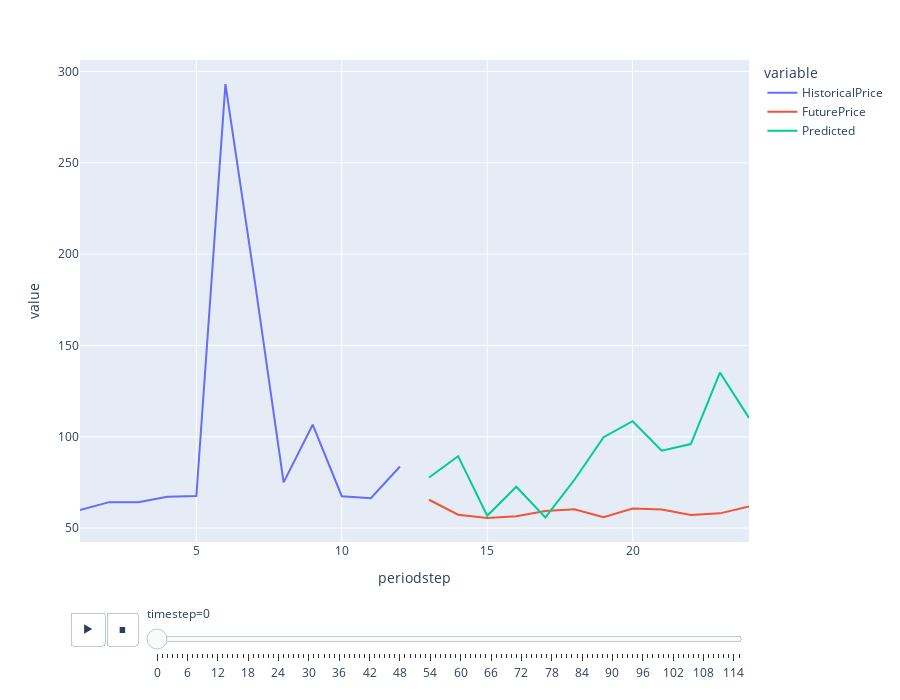

Notebook cell for this chart:
### Code cell
import plotly.express as px

fig = px.line(ddf, x="periodstep", y=["HistoricalPrice", "FuturePrice", "Predicted"], animation_frame="timestep")
fig.update_layout(height=700)  
fig.show()

### Figure 1 — Plotly figure (JSON) as saved in the notebook; plotly's stock layout.template omitted (floating-point values rounded to 4 significant figures)
{"data": [{"hovertemplate": "variable=HistoricalPrice<br>timestep=0<br>periodstep=%{x}<br>value=%{y}<extra></extra>", "legendgroup": "HistoricalPrice", "line": {"color": "#636efa", "dash": "solid"}, "marker": {"symbol": "circle"}, "mode": "lines", "name": "HistoricalPrice", "orientation": "v", "showlegend": true, "type": "scatter", "x": [1, 2, 3, 4, 5, 6, 7, 8, 9, 10, 11, 12, 13, 14, 15, 16, 17, 18, 19, 20, 21, 22, 23, 24], "xaxis": "x", "y": [59.91, 64.2, 64.15, 67.2, 67.58, 293.1, 186.2, 75, 106.6, 67.44, 66.31, 83.71, null, null, null, null, null, null, null, null, null, null, null, null], "yaxis": "y"}, {"hovertemplate": "variable=FuturePrice<br>timestep=0<br>periodstep=%{x}<br>value=%{y}<extra></extra>", "legendgroup": "FuturePrice", "line": {"color": "#EF553B", "dash": "solid"}, "marker": {"symbol": "circle"}, "mode": "lines", "name": "FuturePrice", "orientation": "v", "showlegend": true, "type": "scatter", "x": [1, 2, 3, 4, 5, 6, 7, 8, 9, 10, 11, 12, 13, 14, 15, 16, 17, 18, 19, 20, 21, 22, 23, 24], "xaxis": "x", "y": [null, null, null, null, null, null, null, null, null, null, null, null, 65.51, 57.34, 55.57, 56.42, 59.36, 60.26, 55.97, 60.71, 60.15, 57.11, 58.05, 61.79], "yaxis": "y"}, {"hovertemplate": "variable=Predicted<br>timestep=0<br>periodstep=%{x}<br>value=%{y}<extra></extra>", "legendgroup": "Predicted", "line": {"color": "#00cc96", "dash": "solid"}, "marker": {"symbol": "circle"}, "mode": "lines", "name": "Predicted", "orientation": "v", "showlegend": true, "type": "scatter", "x": [1, 2, 3, 4, 5, 6, 7, 8, 9, 10, 11, 12, 13, 14, 15, 16, 17, 18, 19, 20, 21, 22, 23, 24], "xaxis": "x", "y": [null, null, null, null, null, null, null, null, null, null, null, null, 77.66, 89.38, 56.74, 72.62, 55.81, 76.46, 99.79, 108.5, 92.33, 96.02, 135.1, 110.3], "yaxis": "y"}], "layout": {"height": 700, "legend": {"title": {"text": "variable"}, "tracegroupgap": 0}, "margin": {"t": 60}, "sliders": [{"active": 0, "currentvalue": {"prefix": "timestep="}, "len": 0.9, "pad": {"b": 10, "t": 60}, "steps": [{"args": [["0"], {"frame": {"duration": 0, "redraw": false}, "fromcurrent": true, "mode": "immediate", "transition": {"duration": 0, "easing": "linear"}}], "label": "0", "method": "animate"}, {"args": [["1"], {"frame": {"duration": 0, "redraw": false}, "fromcurrent": true, "mode": "immediate", "transition": {"duration": 0, "easing": "linear"}}], "label": "1", "method": "animate"}, {"args": [["2"], {"frame": {"duration": 0, "redraw": false}, "fromcurrent": true, "mode": "immediate", "transition": {"duration": 0, "easing": "linear"}}], "label": "2", "method": "animate"}, {"args": [["3"], {"frame": {"duration": 0, "redraw": false}, "fromcurrent": true, "mode": "immediate", "transition": {"duration": 0, "easing": "linear"}}], "label": "3", "method": "animate"}, {"args": [["4"], {"frame": {"duration": 0, "redraw": false}, "fromcurrent": true, "mode": "immediate", "transition": {"duration": 0, "easing": "linear"}}], "label": "4", "method": "animate"}, {"args": [["5"], {"frame": {"duration": 0, "redraw": false}, "fromcurrent": true, "mode": "immediate", "transition": {"duration": 0, "easing": "linear"}}], "label": "5", "method": "animate"}, {"args": [["6"], {"frame": {"duration": 0, "redraw": false}, "fromcurrent": true, "mode": "immediate", "transition": {"duration": 0, "easing": "linear"}}], "label": "6", "method": "animate"}, {"args": [["7"], {"frame": {"duration": 0, "redraw": false}, "fromcurrent": true, "mode": "immediate", "transition": {"duration": 0, "easing": "linear"}}], "label": "7", "method": "animate"}, {"args": [["8"], {"frame": {"duration": 0, "redraw": false}, "fromcurrent": true, "mode": "immediate", "transition": {"duration": 0, "easing": "linear"}}], "label": "8", "method": "animate"}, {"args": [["9"], {"frame": {"duration": 0, "redraw": false}, "fromcurrent": true, "mode": "immediate", "transition": {"duration": 0, "easing": "linear"}}], "label": "9", "method": "animate"}, {"args": [["10"], {"frame": {"duration": 0, "redraw": false}, "fromcurrent": true, "mode": "immediate", "transition": {"duration": 0, "easing": "linear"}}], "label": "10", "method": "animate"}, {"args": [["11"], {"frame": {"duration": 0, "redraw": false}, "fromcurrent": true, "mode": "immediate", "transition": {"duration": 0, "easing": "linear"}}], "label": "11", "method": "animate"}, {"args": [["12"], {"frame": {"duration": 0, "redraw": false}, "fromcurrent": true, "mode": "immediate", "transition": {"duration": 0, "easing": "linear"}}], "label": "12", "method": "animate"}, {"args": [["13"], {"frame": {"duration": 0, "redraw": false}, "fromcurrent": true, "mode": "immediate", "transition": {"duration": 0, "easing": "linear"}}], "label": "13", "method": "animate"}, {"args": [["14"], {"frame": {"duration": 0, "redraw": false}, "fromcurrent": true, "mode": "immediate", "transition": {"duration": 0, "easing": "linear"}}], "label": "14", "method": "animate"}, {"args": [["15"], {"frame": {"duration": 0, "redraw": false}, "fromcurrent": true, "mode": "immediate", "transition": {"duration": 0, "easing": "linear"}}], "label": "15", "method": "animate"}, {"args": [["16"], {"frame": {"duration": 0, "redraw": false}, "fromcurrent": true, "mode": "immediate", "transition": {"duration": 0, "easing": "linear"}}], "label": "16", "method": "animate"}, {"args": [["17"], {"frame": {"duration": 0, "redraw": false}, "fromcurrent": true, "mode": "immediate", "transition": {"duration": 0, "easing": "linear"}}], "label": "17", "method": "animate"}, {"args": [["18"], {"frame": {"duration": 0, "redraw": false}, "fromcurrent": true, "mode": "immediate", "transition": {"duration": 0, "easing": "linear"}}], "label": "18", "method": "animate"}, {"args": [["19"], {"frame": {"duration": 0, "redraw": false}, "fromcurrent": true, "mode": "immediate", "transition": {"duration": 0, "easing": "linear"}}], "label": "19", "method": "animate"}, {"args": [["20"], {"frame": {"duration": 0, "redraw": false}, "fromcurrent": true, "mode": "immediate", "transition": {"duration": 0, "easing": "linear"}}], "label": "20", "method": "animate"}, {"args": [["21"], {"frame": {"duration": 0, "redraw": false}, "fromcurrent": true, "mode": "immediate", "transition": {"duration": 0, "easing": "linear"}}], "label": "21", "method": "animate"}, {"args": [["22"], {"frame": {"duration": 0, "redraw": false}, "fromcurrent": true, "mode": "immediate", "transition": {"duration": 0, "easing": "linear"}}], "label": "22", "method": "animate"}, {"args": [["23"], {"frame": {"duration": 0, "redraw": false}, "fromcurrent": true, "mode": "immediate", "transition": {"duration": 0, "easing": "linear"}}], "label": "23", "method": "animate"}, {"args": [["24"], {"frame": {"duration": 0, "redraw": false}, "fromcurrent": true, "mode": "immediate", "transition": {"duration": 0, "easing": "linear"}}], "label": "24", "method": "animate"}, {"args": [["25"], {"frame": {"duration": 0, "redraw": false}, "fromcurrent": true, "mode": "immediate", "transition": {"duration": 0, "easing": "linear"}}], "label": "25", "method": "animate"}, {"args": [["26"], {"frame": {"duration": 0, "redraw": false}, "fromcurrent": true, "mode": "immediate", "transition": {"duration": 0, "easing": "linear"}}], "label": "26", "method": "animate"}, {"args": [["27"], {"frame": {"duration": 0, "redraw": false}, "fromcurrent": true, "mode": "immediate", "transition": {"duration": 0, "easing": "linear"}}], "label": "27", "method": "animate"}, {"args": [["28"], {"frame": {"duration": 0, "redraw": false}, "fromcurrent": true, "mode": "immediate", "transition": {"duration": 0, "easing": "linear"}}], "label": "28", "method": "animate"}, {"args": [["29"], {"frame": {"duration": 0, "redraw": false}, "fromcurrent": true, "mode": "immediate", "transition": {"duration": 0, "easing": "linear"}}], "label": "29", "method": "animate"}, {"args": [["30"], {"frame": {"duration": 0, "redraw": false}, "fromcurrent": true, "mode": "immediate", "transition": {"duration": 0, "easing": "linear"}}], "label": "30", "method": "animate"}, {"args": [["31"], {"frame": {"duration": 0, "redraw": false}, "fromcurrent": true, "mode": "immediate", "transition": {"duration": 0, "easing": "linear"}}], "label": "31", "method": "animate"}, {"args": [["32"], {"frame": {"duration": 0, "redraw": false}, "fromcurrent": true, "mode": "immediate", "transition": {"duration": 0, "easing": "linear"}}], "label": "32", "method": "animate"}, {"args": [["33"], {"frame": {"duration": 0, "redraw": false}, "fromcurrent": true, "mode": "immediate", "transition": {"duration": 0, "easing": "linear"}}], "label": "33", "method": "animate"}, {"args": [["34"], {"frame": {"duration": 0, "redraw": false}, "fromcurrent": true, "mode": "immediate", "transition": {"duration": 0, "easing": "linear"}}], "label": "34", "method": "animate"}, {"args": [["35"], {"frame": {"duration": 0, "redraw": false}, "fromcurrent": true, "mode": "immediate", "transition": {"duration": 0, "easing": "linear"}}], "label": "35", "method": "animate"}, {"args": [["36"], {"frame": {"duration": 0, "redraw": false}, "fromcurrent": true, "mode": "immediate", "transition": {"duration": 0, "easing": "linear"}}], "label": "36", "method": "animate"}, {"args": [["37"], {"frame": {"duration": 0, "redraw": false}, "fromcurrent": true, "mode": "immediate", "transition": {"duration": 0, "easing": "linear"}}], "label": "37", "method": "animate"}, {"args": [["38"], {"frame": {"duration": 0, "redraw": false}, "fromcurrent": true, "mode": "immediate", "transition": {"duration": 0, "easing": "linear"}}], "label": "38", "method": "animate"}, {"args": [["39"], {"frame": {"duration": 0, "redraw": false}, "fromcurrent": true, "mode": "immediate", "transition": {"duration": 0, "easing": "linear"}}], "label": "39", "method": "animate"}, {"args": [["40"], {"frame": {"duration": 0, "redraw": false}, "fromcurrent": true, "mode": "immediate", "transition": {"duration": 0, "easing": "linear"}}], "label": "40", "method": "animate"}, {"args": [["41"], {"frame": {"duration": 0, "redraw": false}, "fromcurrent": true, "mode": "immediate", "transition": {"duration": 0, "easing": "linear"}}], "label": "41", "method": "animate"}, {"args": [["42"], {"frame": {"duration": 0, "redraw": false}, "fromcurrent": true, "mode": "immediate", "transition": {"duration": 0, "easing": "linear"}}], "label": "42", "method": "animate"}, {"args": [["43"], {"frame": {"duration": 0, "redraw": false}, "fromcurrent": true, "mode": "immediate", "transition": {"duration": 0, "easing": "linear"}}], "label": "43", "method": "animate"}, {"args": [["44"], {"frame": {"duration": 0, "redraw": false}, "fromcurrent": true, "mode": "immediate", "transition": {"duration": 0, "easing": "linear"}}], "label": "44", "method": "animate"}, {"args": [["45"], {"frame": {"duration": 0, "redraw": false}, "fromcurrent": true, "mode": "immediate", "transition": {"duration": 0, "easing": "linear"}}], "label": "45", "method": "animate"}, {"args": [["46"], {"frame": {"duration": 0, "redraw": false}, "fromcurrent": true, "mode": "immediate", "transition": {"duration": 0, "easing": "linear"}}], "label": "46", "method": "animate"}, {"args": [["47"], {"frame": {"duration": 0, "redraw": false}, "fromcurrent": true, "mode": "immediate", "transition": {"duration": 0, "easing": "linear"}}], "label": "47", "method": "animate"}, {"args": [["48"], {"frame": {"duration": 0, "redraw": false}, "fromcurrent": true, "mode": "immediate", "transition": {"duration": 0, "easing": "linear"}}], "label": "48", "method": "animate"}, {"args": [["49"], {"frame": {"duration": 0, "redraw": false}, "fromcurrent": true, "mode": "immediate", "transition": {"duration": 0, "easing": "linear"}}], "label": "49", "method": "animate"}, {"args": [["50"], {"frame": {"duration": 0, "redraw": false}, "fromcurrent": true, "mode": "immediate", "transition": {"duration": 0, "easing": "linear"}}], "label": "50", "method": "animate"}, {"args": [["51"], {"frame": {"duration": 0, "redraw": false}, "fromcurrent": true, "mode": "immediate", "transition": {"duration": 0, "easing": "linear"}}], "label": "51", "method": "animate"}, {"args": [["52"], {"frame": {"duration": 0, "redraw": false}, "fromcurrent": true, "mode": "immediate", "transition": {"duration": 0, "easing": "linear"}}], "label": "52", "method": "animate"}, {"args": [["53"], {"frame": {"duration": 0, "redraw": false}, "fromcurrent": true, "mode": "immediate", "transition": {"duration": 0, "easing": "linear"}}], "label": "53", "method": "animate"}, {"args": [["54"], {"frame": {"duration": 0, "redraw": false}, "fromcurrent": true, "mode": "immediate", "transition": {"duration": 0, "easing": "linear"}}], "label": "54", "method": "animate"}, {"args": [["55"], {"frame": {"duration": 0, "redraw": false}, "fromcurrent": true, "mode": "immediate", "transition": {"duration": 0, "easing": "linear"}}], "label": "55", "method": "animate"}, {"args": [["56"], {"frame": {"duration": 0, "redraw": false}, "fromcurrent": true, "mode": "immediate", "transition": {"duration": 0, "easing": "linear"}}], "label": "56", "method": "animate"}, {"args": [["57"], {"frame": {"duration": 0, "redraw": false}, "fromcurrent": true, "mode": "immediate", "transition": {"duration": 0, "easing": "linear"}}], "label": "57", "method": "animate"}, {"args": [["58"], {"frame": {"duration": 0, "redraw": false}, "fromcurrent": true, "mode": "immediate", "transition": {"duration": 0, "easing": "linear"}}], "label": "58", "method": "animate"}, {"args": [["59"], {"frame": {"duration": 0, "redraw": false}, "fromcurrent": true, "mode": "immediate", "transition": {"duration": 0, "easing": "linear"}}], "label": "59", "method": "animate"}, {"args": [["60"], {"frame": {"duration": 0, "redraw": false}, "fromcurrent": true, "mode": "immediate", "transition": {"duration": 0, "easing": "linear"}}], "label": "60", "method": "animate"}, {"args": [["61"], {"frame": {"duration": 0, "redraw": false}, "fromcurrent": true, "mode": "immediate", "transition": {"duration": 0, "easing": "linear"}}], "label": "61", "method": "animate"}, {"args": [["62"], {"frame": {"duration": 0, "redraw": false}, "fromcurrent": true, "mode": "immediate", "transition": {"duration": 0, "easing": "linear"}}], "label": "62", "method": "animate"}, {"args": [["63"], {"frame": {"duration": 0, "redraw": false}, "fromcurrent": true, "mode": "immediate", "transition": {"duration": 0, "easing": "linear"}}], "label": "63", "method": "animate"}, {"args": [["64"], {"frame": {"duration": 0, "redraw": false}, "fromcurrent": true, "mode": "immediate", "transition": {"duration": 0, "easing": "linear"}}], "label": "64", "method": "animate"}, {"args": [["65"], {"frame": {"duration": 0, "redraw": false}, "fromcurrent": true, "mode": "immediate", "transition": {"duration": 0, "easing": "linear"}}], "label": "65", "method": "animate"}, {"args": [["66"], {"frame": {"duration": 0, "redraw": false}, "fromcurrent": true, "mode": "immediate", "transition": {"duration": 0, "easing": "linear"}}], "label": "66", "method": "animate"}, {"args": [["67"], {"frame": {"duration": 0, "redraw": false}, "fromcurrent": true, "mode": "immediate", "transition": {"duration": 0, "easing": "linear"}}], "label": "67", "method": "animate"}, {"args": [["68"], {"frame": {"duration": 0, "redraw": false}, "fromcurrent": true, "mode": "immediate", "transition": {"duration": 0, "easing": "linear"}}], "label": "68", "method": "animate"}, {"args": [["69"], {"frame": {"duration": 0, "redraw": false}, "fromcurrent": true, "mode": "immediate", "transition": {"duration": 0, "easing": "linear"}}], "label": "69", "method": "animate"}, {"args": [["70"], {"frame": {"duration": 0, "redraw": false}, "fromcurrent": true, "mode": "immediate", "transition": {"duration": 0, "easing": "linear"}}], "label": "70", "method": "animate"}, {"args": [["71"], {"frame": {"duration": 0, "redraw": false}, "fromcurrent": true, "mode": "immediate", "transition": {"duration": 0, "easing": "linear"}}], "label": "71", "method": "animate"}, {"args": [["72"], {"frame": {"duration": 0, "redraw": false}, "fromcurrent": true, "mode": "immediate", "transition": {"duration": 0, "easing": "linear"}}], "label": "72", "method": "animate"}, {"args": [["73"], {"frame": {"duration": 0, "redraw": false}, "fromcurrent": true, "mode": "immediate", "transition": {"duration": 0, "easing": "linear"}}], "label": "73", "method": "animate"}, {"args": [["74"], {"frame": {"duration": 0, "redraw": false}, "fromcurrent": true, "mode": "immediate", "transition": {"duration": 0, "easing": "linear"}}], "label": "74", "method": "animate"}, {"args": [["75"], {"frame": {"duration": 0, "redraw": false}, "fromcurrent": true, "mode": "immediate", "transition": {"duration": 0, "easing": "linear"}}], "label": "75", "method": "animate"}, {"args": [["76"], {"frame": {"duration": 0, "redraw": false}, "fromcurrent": true, "mode": "immediate", "transition": {"duration": 0, "easing": "linear"}}], "label": "76", "method": "animate"}, {"args": [["77"], {"frame": {"duration": 0, "redraw": false}, "fromcurrent": true, "mode": "immediate", "transition": {"duration": 0, "easing": "linear"}}], "label": "77", "method": "animate"}, {"args": [["78"], {"frame": {"duration": 0, "redraw": false}, "fromcurrent": true, "mode": "immediate", "transition": {"duration": 0, "easing": "linear"}}], "label": "78", "method": "animate"}, {"args": [["79"], {"frame": {"duration": 0, "redraw": false}, "fromcurrent": true, "mode": "immediate", "transition": {"duration": 0, "easing": "linear"}}], "label": "79", "method": "animate"}, {"args": [["80"], {"frame": {"duration": 0, "redraw": false}, "fromcurrent": true, "mode": "immediate", "transition": {"duration": 0, "easing": "linear"}}], "label": "80", "method": "animate"}, {"args": [["81"], {"frame": {"duration": 0, "redraw": false}, "fromcurrent": true, "mode": "immediate", "transition": {"duration": 0, "easing": "linear"}}], "label": "81", "method": "animate"}, {"args": [["82"], {"frame": {"duration": 0, "redraw": false}, "fromcurrent": true, "mode": "immediate", "transition": {"duration": 0, "easing": "linear"}}], "label": "82", "method": "animate"}, {"args": [["83"], {"frame": {"duration": 0, "redraw": false}, "fromcurrent": true, "mode": "immediate", "transition": {"duration": 0, "easing": "linear"}}], "label": "83", "method": "animate"}, {"args": [["84"], {"frame": {"duration": 0, "redraw": false}, "fromcurrent": true, "mode": "immediate", "transition": {"duration": 0, "easing": "linear"}}], "label": "84", "method": "animate"}, {"args": [["85"], {"frame": {"duration": 0, "redraw": false}, "fromcurrent": true, "mode": "immediate", "transition": {"duration": 0, "easing": "linear"}}], "label": "85", "method": "animate"}, {"args": [["86"], {"frame": {"duration": 0, "redraw": false}, "fromcurrent": true, "mode": "immediate", "transition": {"duration": 0, "easing": "linear"}}], "label": "86", "method": "animate"}, {"args": [["87"], {"frame": {"duration": 0, "redraw": false}, "fromcurrent": true, "mode": "immediate", "transition": {"duration": 0, "easing": "linear"}}], "label": "87", "method": "animate"}, {"args": [["88"], {"frame": {"duration": 0, "redraw": false}, "fromcurrent": true, "mode": "immediate", "transition": {"duration": 0, "easing": "linear"}}], "label": "88", "method": "animate"}, {"args": [["89"], {"frame": {"duration": 0, "redraw": false}, "fromcurrent": true, "mode": "immediate", "transition": {"duration": 0, "easing": "linear"}}], "label": "89", "method": "animate"}, {"args": [["90"], {"frame": {"duration": 0, "redraw": false}, "fromcurrent": true, "mode": "immediate", "transition": {"duration": 0, "easing": "linear"}}], "label": "90", "method": "animate"}, {"args": [["91"], {"frame": {"duration": 0, "redraw": false}, "fromcurrent": true, "mode": "immediate", "transition": {"duration": 0, "easing": "linear"}}], "label": "91", "method": "animate"}, {"args": [["92"], {"frame": {"duration": 0, "redraw": false}, "fromcurrent": true, "mode": "immediate", "transition": {"duration": 0, "easing": "linear"}}], "label": "92", "method": "animate"}, {"args": [["93"], {"frame": {"duration": 0, "redraw": false}, "fromcurrent": true, "mode": "immediate", "transition": {"duration": 0, "easing": "linear"}}], "label": "93", "method": "animate"}, {"args": [["94"], {"frame": {"duration": 0, "redraw": false}, "fromcurrent": true, "mode": "immediate", "transition": {"duration": 0, "easing": "linear"}}], "label": "94", "method": "animate"}, {"args": [["95"], {"frame": {"duration": 0, "redraw": false}, "fromcurrent": true, "mode": "immediate", "transition": {"duration": 0, "easing": "linear"}}], "label": "95", "method": "animate"}, {"args": [["96"], {"frame": {"duration": 0, "redraw": false}, "fromcurrent": true, "mode": "immediate", "transition": {"duration": 0, "easing": "linear"}}], "label": "96", "method": "animate"}, {"args": [["97"], {"frame": {"duration": 0, "redraw": false}, "fromcurrent": true, "mode": "immediate", "transition": {"duration": 0, "easing": "linear"}}], "label": "97", "method": "animate"}, {"args": [["98"], {"frame": {"duration": 0, "redraw": false}, "fromcurrent": true, "mode": "immediate", "transition": {"duration": 0, "easing": "linear"}}], "label": "98", "method": "animate"}, {"args": [["99"], {"frame": {"duration": 0, "redraw": false}, "fromcurrent": true, "mode": "immediate", "transition": {"duration": 0, "easing": "linear"}}], "label": "99", "method": "animate"}, {"args": [["100"], {"frame": {"duration": 0, "redraw": false}, "fromcurrent": true, "mode": "immediate", "transition": {"duration": 0, "easing": "linear"}}], "label": "100", "method": "animate"}, {"args": [["101"], {"frame": {"duration": 0, "redraw": false}, "fromcurrent": true, "mode": "immediate", "transition": {"duration": 0, "easing": "linear"}}], "label": "101", "method": "animate"}, {"args": [["102"], {"frame": {"duration": 0, "redraw": false}, "fromcurrent": true, "mode": "immediate", "transition": {"duration": 0, "easing": "linear"}}], "label": "102", "method": "animate"}, {"args": [["103"], {"frame": {"duration": 0, "redraw": false}, "fromcurrent": true, "mode": "immediate", "transition": {"duration": 0, "easing": "linear"}}], "label": "103", "method": "animate"}, {"args": [["104"], {"frame": {"duration": 0, "redraw": false}, "fromcurrent": true, "mode": "immediate", "transition": {"duration": 0, "easing": "linear"}}], "label": "104", "method": "animate"}, {"args": [["105"], {"frame": {"duration": 0, "redraw": false}, "fromcurrent": true, "mode": "immediate", "transition": {"duration": 0, "easing": "linear"}}], "label": "105", "method": "animate"}, {"args": [["106"], {"frame": {"duration": 0, "redraw": false}, "fromcurrent": true, "mode": "immediate", "transition": {"duration": 0, "easing": "linear"}}], "label": "106", "method": "animate"}, {"args": [["107"], {"frame": {"duration": 0, "redraw": false}, "fromcurrent": true, "mode": "immediate", "transition": {"duration": 0, "easing": "linear"}}], "label": "107", "method": "animate"}, {"args": [["108"], {"frame": {"duration": 0, "redraw": false}, "fromcurrent": true, "mode": "immediate", "transition": {"duration": 0, "easing": "linear"}}], "label": "108", "method": "animate"}, {"args": [["109"], {"frame": {"duration": 0, "redraw": false}, "fromcurrent": true, "mode": "immediate", "transition": {"duration": 0, "easing": "linear"}}], "label": "109", "method": "animate"}, {"args": [["110"], {"frame": {"duration": 0, "redraw": false}, "fromcurrent": true, "mode": "immediate", "transition": {"duration": 0, "easing": "linear"}}], "label": "110", "method": "animate"}, {"args": [["111"], {"frame": {"duration": 0, "redraw": false}, "fromcurrent": true, "mode": "immediate", "transition": {"duration": 0, "easing": "linear"}}], "label": "111", "method": "animate"}, {"args": [["112"], {"frame": {"duration": 0, "redraw": false}, "fromcurrent": true, "mode": "immediate", "transition": {"duration": 0, "easing": "linear"}}], "label": "112", "method": "animate"}, {"args": [["113"], {"frame": {"duration": 0, "redraw": false}, "fromcurrent": true, "mode": "immediate", "transition": {"duration": 0, "easing": "linear"}}], "label": "113", "method": "animate"}, {"args": [["114"], {"frame": {"duration": 0, "redraw": false}, "fromcurrent": true, "mode": "immediate", "transition": {"duration": 0, "easing": "linear"}}], "label": "114", "method": "animate"}, {"args": [["115"], {"frame": {"duration": 0, "redraw": false}, "fromcurrent": true, "mode": "immediate", "transition": {"duration": 0, "easing": "linear"}}], "label": "115", "method": "animate"}], "x": 0.1, "xanchor": "left", "y": 0, "yanchor": "top"}], "updatemenus": [{"buttons": [{"args": [null, {"frame": {"duration": 500, "redraw": false}, "fromcurrent": true, "mode": "immediate", "transition": {"duration": 500, "easing": "linear"}}], "label": "&#9654;", "method": "animate"}, {"args": [[null], {"frame": {"duration": 0, "redraw": false}, "fromcurrent": true, "mode": "immediate", "transition": {"duration": 0, "easing": "linear"}}], "label": "&#9724;", "method": "animate"}], "direction": "left", "pad": {"r": 10, "t": 70}, "showactive": false, "type": "buttons", "x": 0.1, "xanchor": "right", "y": 0, "yanchor": "top"}], "xaxis": {"anchor": "y", "domain": [0, 1], "title": {"text": "periodstep"}}, "yaxis": {"anchor": "x", "domain": [0, 1], "title": {"text": "value"}}}}
